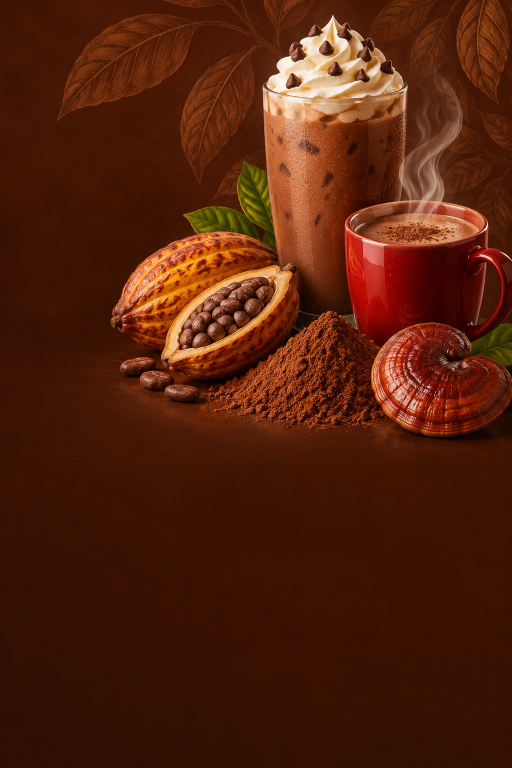
#> input picture dxn/fuentes/cocozhi/bg.png, 1024 x 1536 px, found by its file name (shown at 1/2 size); its folder holds only this picture in this run
$ python cocozhi_video.py ../fuentes/cocozhi/bg.png ../fuentes/reel9_cocozhi/c_maya.png out.png
#> lines starting #> are read from the running program, lines starting #| are printed output that depends on the picture
### dxn/scripts/engine.py
import subprocess
from PIL import Image, ImageDraw, ImageFont, ImageEnhance, ImageFilter
W,H,FPS=1080,1920,30
F='/usr/share/fonts/opentype/inter/'
FONTS={'huge':ImageFont.truetype(F+'Inter-ExtraBold.otf',150),'big':ImageFont.truetype(F+'Inter-ExtraBold.otf',92),
 'mid':ImageFont.truetype(F+'Inter-ExtraBold.otf',68),'small':ImageFont.truetype(F+'Inter-Bold.otf',46),'tiny':ImageFont.truetype(F+'Inter-SemiBold.otf',38)}
PILL=ImageFont.truetype(F+'Inter-ExtraBold.otf',58)
S=1.2
def load_still(path,fit=False):
#> called with fit = False
    im=Image.open(path).convert('RGB')
#> im is the input picture: PIL image 1024x1536 RGB; mean R, G, B 83.1, 32.8, 12
    if fit:  # place whole image over blurred cover background
        bg=im.resize((int(W*S),int(H*S))); r=max(W*S/im.width,H*S/im.height)
        bg=im.resize((int(im.width*r),int(im.height*r))).crop((0,0,int(W*S),int(H*S))).filter(ImageFilter.GaussianBlur(30))
        bg=ImageEnhance.Brightness(bg).enhance(0.55)
        k=W*S*0.92/im.width; fg=im.resize((int(im.width*k),int(im.height*k)),Image.LANCZOS)
        bg.paste(fg,((bg.width-fg.width)//2,(bg.height-fg.height)//2)); return bg
    r=max(W*S/im.width,H*S/im.height); im=im.resize((int(im.width*r)+1,int(im.height*r)+1),Image.LANCZOS)
#> after `r = max(W * S / im.width, H * S / im.height)`: r = 1.5
    x=(im.width-int(W*S))//2; y=(im.height-int(H*S))//2
#> after `x = (im.width - int(W * S)) // 2`: x = 120
#> after `y = (im.height - int(H * S)) // 2`: y = 0
    return ImageEnhance.Contrast(im.crop((x,y,x+int(W*S),y+int(H*S)))).enhance(1.04)
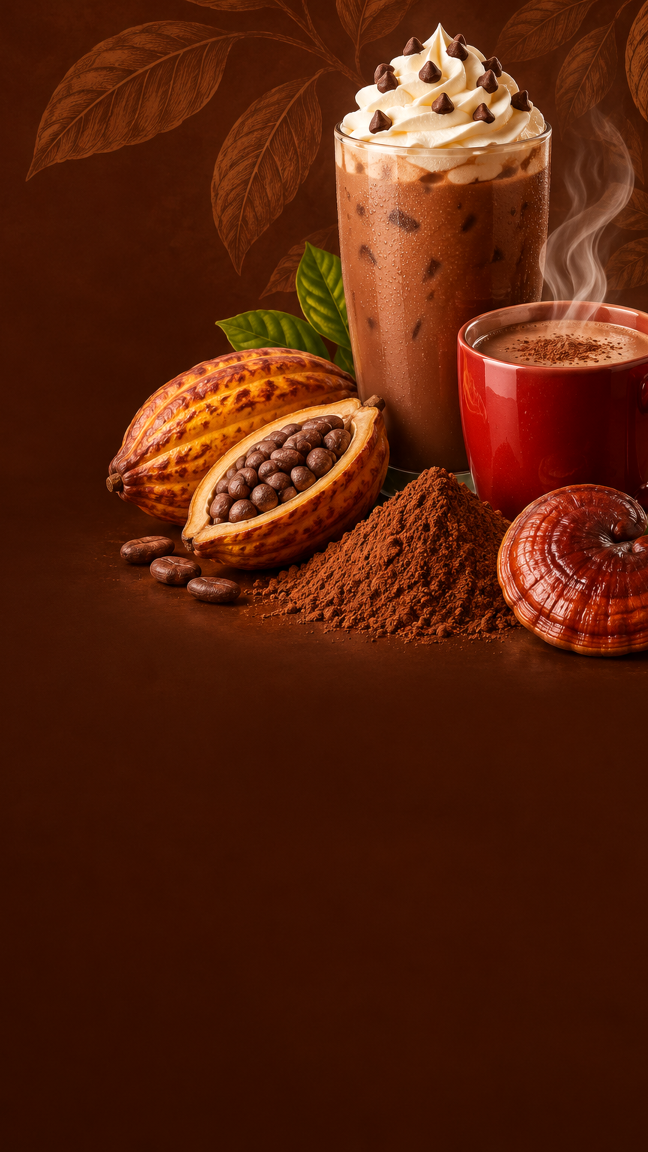
#> returned value: PIL image 1296x2304 RGB (shown at 1/2 size); mean R, G, B 87.5, 33.9, 12
def kb(b,p,z0,z1):
    z=z0+(z1-z0)*p; bw,bh=b.size; cw=min(bw,W*S/z); ch=min(bh,H*S/z); x=(bw-cw)/2; y=(bh-ch)/2
    return b.resize((W,H),Image.BILINEAR,box=(x,y,x+cw,y+ch))
class Clip:
    def __init__(s,path,start=0.0):
        s.p=subprocess.Popen(['ffmpeg','-loglevel','quiet','-ss',str(start),'-i',path,'-vf',f'fps={FPS},scale={W}:{H}:force_original_aspect_ratio=increase,crop={W}:{H}','-f','rawvideo','-pix_fmt','rgb24','-'],stdout=subprocess.PIPE)
        s.last=None
    # [45 lines left out: functions next, draw_text, render, not called in this run]

### dxn/scripts/cocozhi_video.py
import sys, json, os, subprocess
sys.path.insert(0, '/tmp/claude-0/-home-user-Pek-Ss-boutique/f5892703-9636-54fe-89dd-0efcb8a15e5f/scripts')
from motion import *
import engine
B = '/tmp/claude-0/-home-user-Pek-Ss-boutique/f5892703-9636-54fe-89dd-0efcb8a15e5f/'
C = B + 'cocozhi/'
T = 61.0
still = {k: engine.load_still(v) for k, v in {
    'bg': C + 'bg.png', 'maya': C + 'c_maya.png', 'sabor': C + 'c_sabor.png', 'prepara': C + 'c_prepara.png',
    'familia': C + 'c_familia.png', 'reishi': B + 'reel/s4.png', 'green': B + 'reel2/s3.png'}.items()}
#> call 2 of load_still, with fit = False
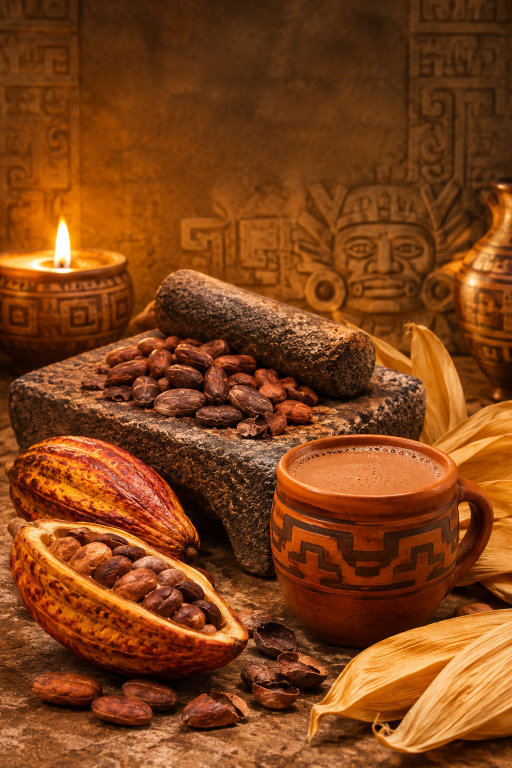
#> input picture dxn/fuentes/reel9_cocozhi/c_maya.png, 1024 x 1536 px, found by its file name (shown at 1/2 size)
#> in load_still, im is the input picture: PIL image 1024x1536 RGB; mean R, G, B 127.6, 66.4, 23.9
#> in load_still (call 2), `return ImageEnhance.Contrast(im.crop((x,y,x+int(W*S),y+int(H*S)))).enh..`:
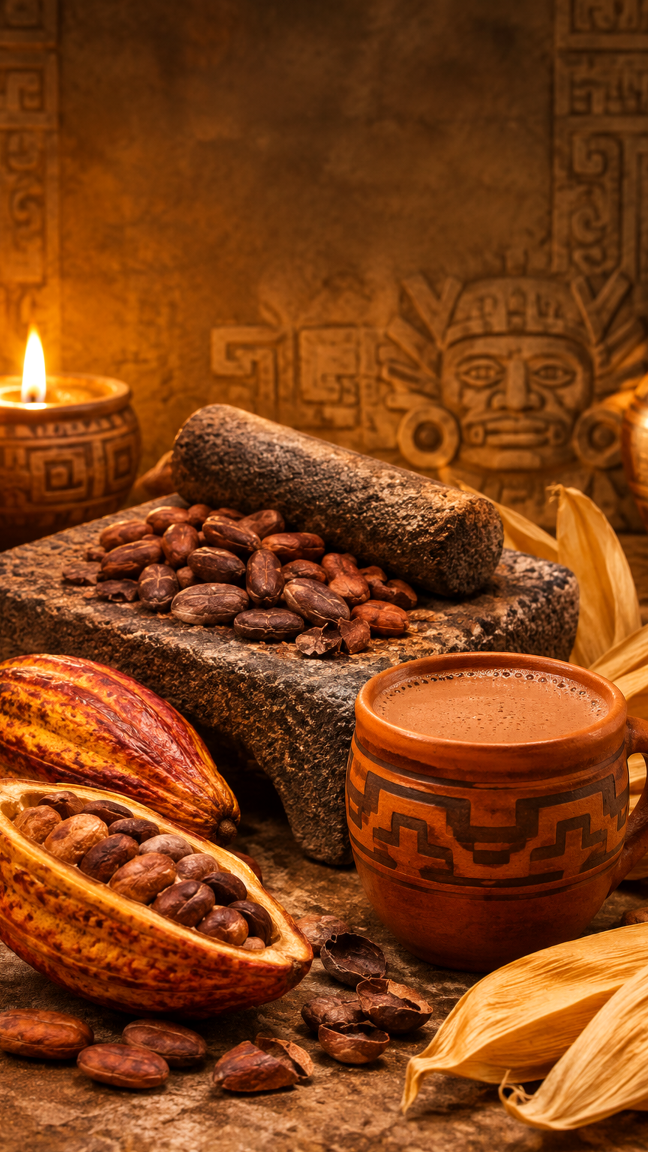
#> returned value: PIL image 1296x2304 RGB (shown at 1/2 size); mean R, G, B 128.2, 64.7, 21.9
#> call 3 of load_still, with fit = False
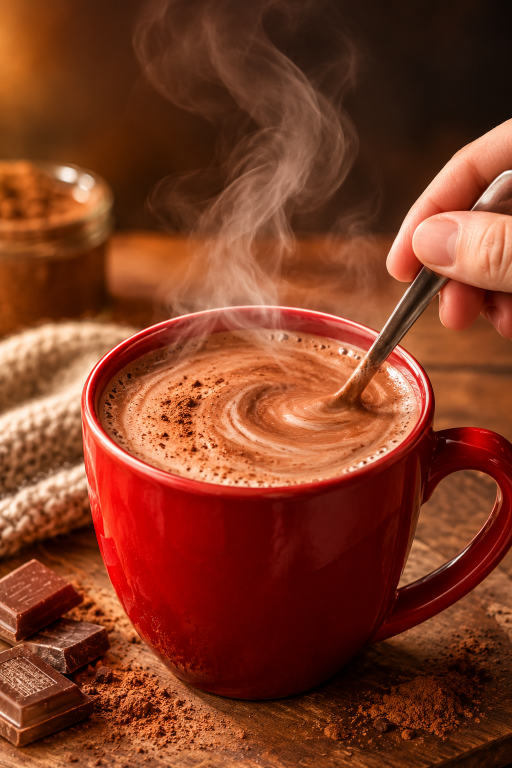
#> input picture dxn/fuentes/reel9_cocozhi/c_sabor.png, 1024 x 1536 px, found by its file name (shown at 1/2 size)
#> in load_still, im is the input picture: PIL image 1024x1536 RGB; mean R, G, B 126.9, 59.8, 35.5
#> in load_still (call 3), `return ImageEnhance.Contrast(im.crop((x,y,x+int(W*S),y+int(H*S)))).enh..`:
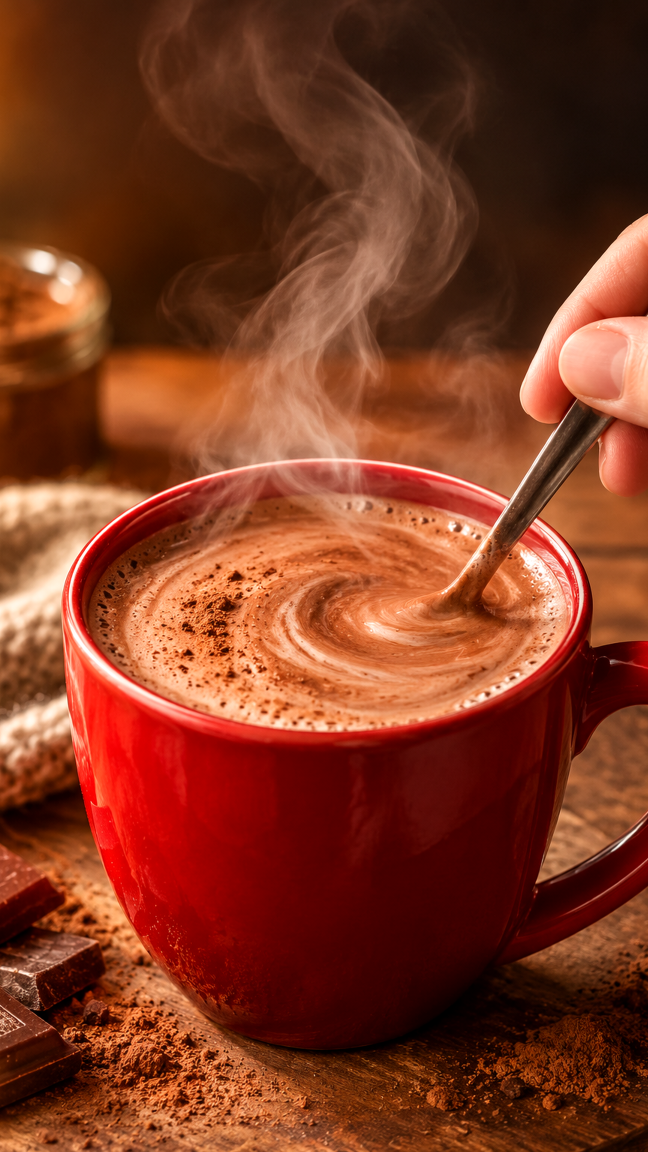
#> returned value: PIL image 1296x2304 RGB (shown at 1/2 size); mean R, G, B 126.9, 56.8, 32.9
#> call 4 of load_still, with fit = False
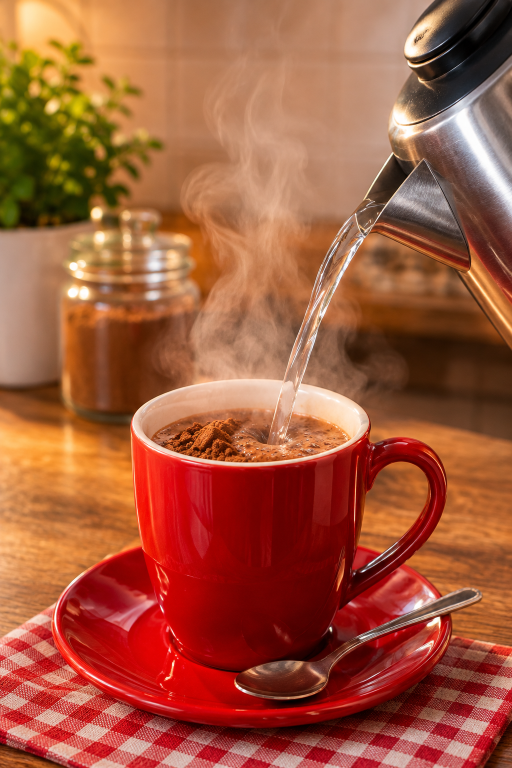
#> input picture dxn/fuentes/reel9_cocozhi/c_prepara.png, 1024 x 1536 px, found by its file name (shown at 1/2 size)
#> in load_still, im is the input picture: PIL image 1024x1536 RGB; mean R, G, B 162.5, 88.4, 60
#> in load_still (call 4), `return ImageEnhance.Contrast(im.crop((x,y,x+int(W*S),y+int(H*S)))).enh..`:
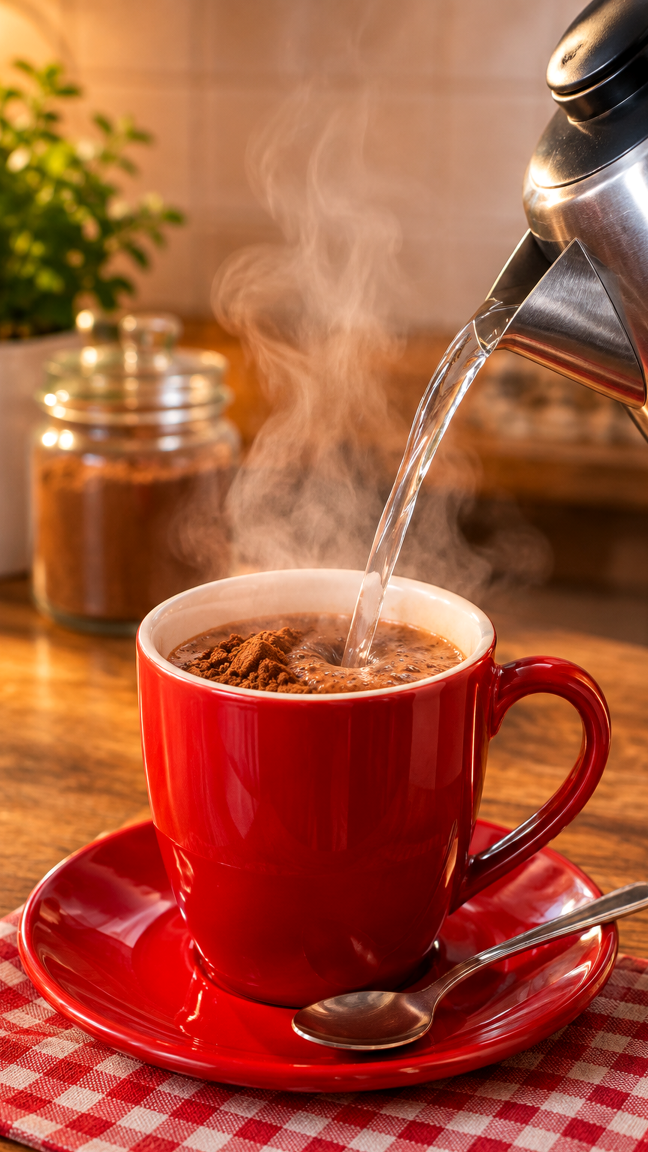
#> returned value: PIL image 1296x2304 RGB (shown at 1/2 size); mean R, G, B 165.5, 85.3, 57.1
#> (the run stopped early here; a loop or call above may not have finished)
